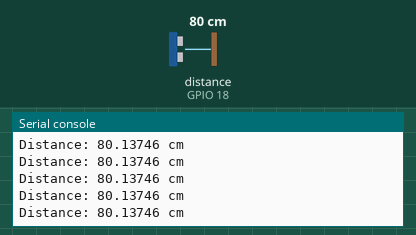
This program was run on a simulated ESP32 board running MicroPython. On the bench: the last lines printed to the serial console. The inputs (shaded band) are chosen by the test bench; at power-on: distance to the obstacle (sensor on GPIO 18) 80 cm. The echo pulse lasts 58.3 µs per cm; library files of the repository ran but are not shown: HC1SR04.py.

Above: at 1.2 s.
1.3 s: distance to the obstacle (sensor on GPIO 18) set to 2 cm
At 1.38 s:
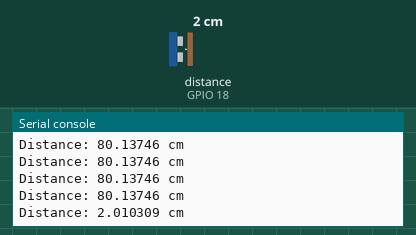
2.8 s: distance to the obstacle (sensor on GPIO 18) set to 4 cm
At 2.89 s:
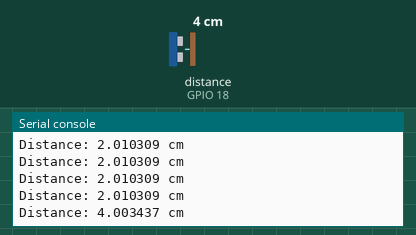
Timing chart, 0 to 5.8 s (numbered marks = the images above; inputs shaded):
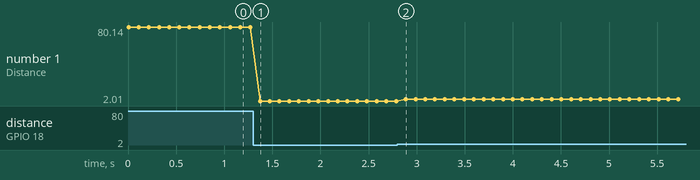

Measured:
- after the input at 1.3 s, the serial console: prints a new line after 0.07 s (image 1)
- after the input at 2.8 s, the serial console: prints a new line after 0.09 s (image 2)
- plotted number 1: 80.14 → 2.01 after the input at 1.3 s, 2.01 → 4 after the input at 2.8 s

The program:

ultrasonic.py
```python
from machine import Pin
from Library.HC1SR04 import HCSR04
from time import sleep
# HC-SR04
# VCC       ->  5V
# TRIGGER   ->
# ECHO      ->
# GND       ->

SENSOR = HCSR04(trigger_pin=5, echo_pin=18, echo_timeout_us=25000)

while True:
    distance=SENSOR.distance_cm()
    print('Distance:', distance, 'cm')
    sleep(0.1)
```
